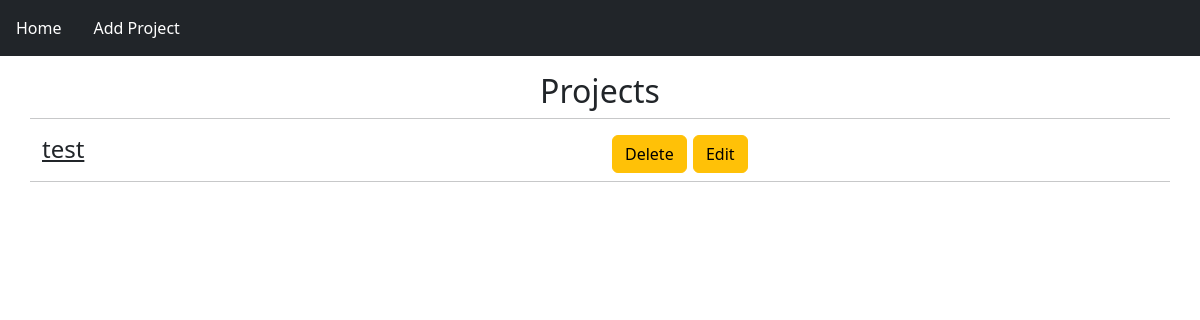
Before: / with the older database file.
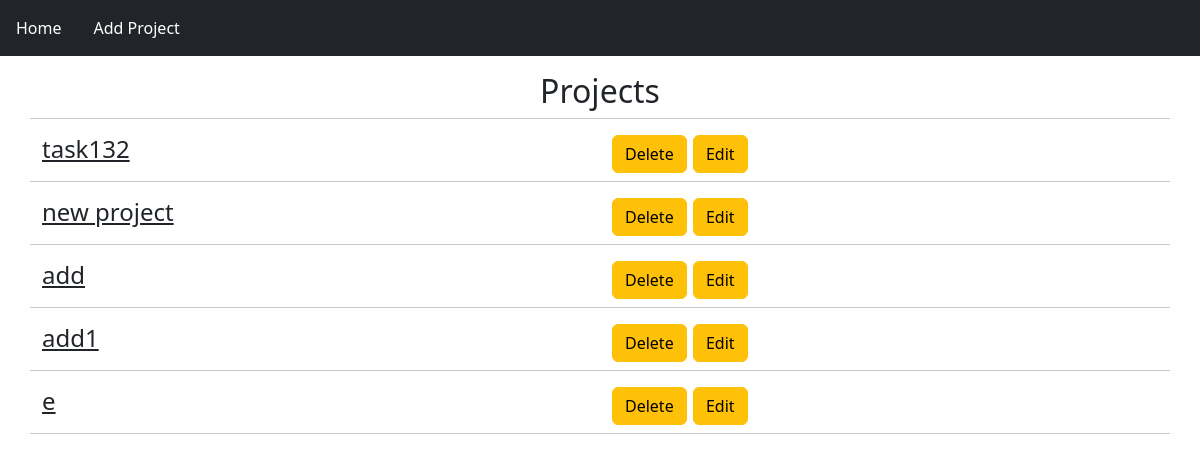
After: the same page with the newer database file.
### todolistapp/models.py (models this page shows, shortened)
class Project(models.Model):
    name = models.CharField(max_length=250)

### todolistapp/views.py (the view)
# urls.py: path('', views.HomeView.as_view(), name='index'),
class HomeView(ListView):
    model = Project
    template_name = 'index.html'
    context_object_name = 'projects'
    def get_context_data(self, *, object_list=None, **kwargs):
        context = super().get_context_data(**kwargs)
        context['title'] = 'Home'
        return context

### todolistapp/templates/index.html
{% extends 'base.html' %}
{% block content %}
<div class="container">
    <div class="row">
        <h2 class="mb-2 text-center">Projects</h2>
        <hr>
    {% if projects %}
    {% for i in projects %}
        <div class="col">
            <h4><a class="link-dark" href="{{ i.id }}/">{{ i.name }}</a></h4>
        </div>
        <div class="col">
            <h4><a class='btn btn-warning' href="/delete_project{{ i.id }}">Delete</a> <a class='btn btn-warning' href="/edit_project{{ i.id }}">Edit</a></h4>
        </div>
        <hr>
    {% endfor %}
        {% endif %}
        </div>
</div>
{% endblock %}

### todolistapp/templates/base.html (shortened to what this page needs)
<!DOCTYPE html>
<html lang="en">
<head>
    <link href="https://cdn.jsdelivr.net/npm/bootstrap@5.3.0-alpha1/dist/css/bootstrap.min.css" rel="stylesheet">
</head>
<body>
    <nav class="navbar navbar-expand-md navbar-dark bg-dark sticky-top mb-3">
      <ul class="nav nav-pills">
        <li class="nav-item"><a href="/" class="nav-link text-white" aria-current="page">Home</a></li>
        <li class="nav-item"><a href='/add_project' class="nav-link text-white">Add Project</a></li>
      </ul>
    </nav>
   {% block content %}{% endblock %}
</body>
</html>

Changed rows visible on the page:
removed Project: name "test"
added Project: name "task132"
added Project: name "new project"
added Project: name "add"
added Project: name "add1"
added Project: name "e"
